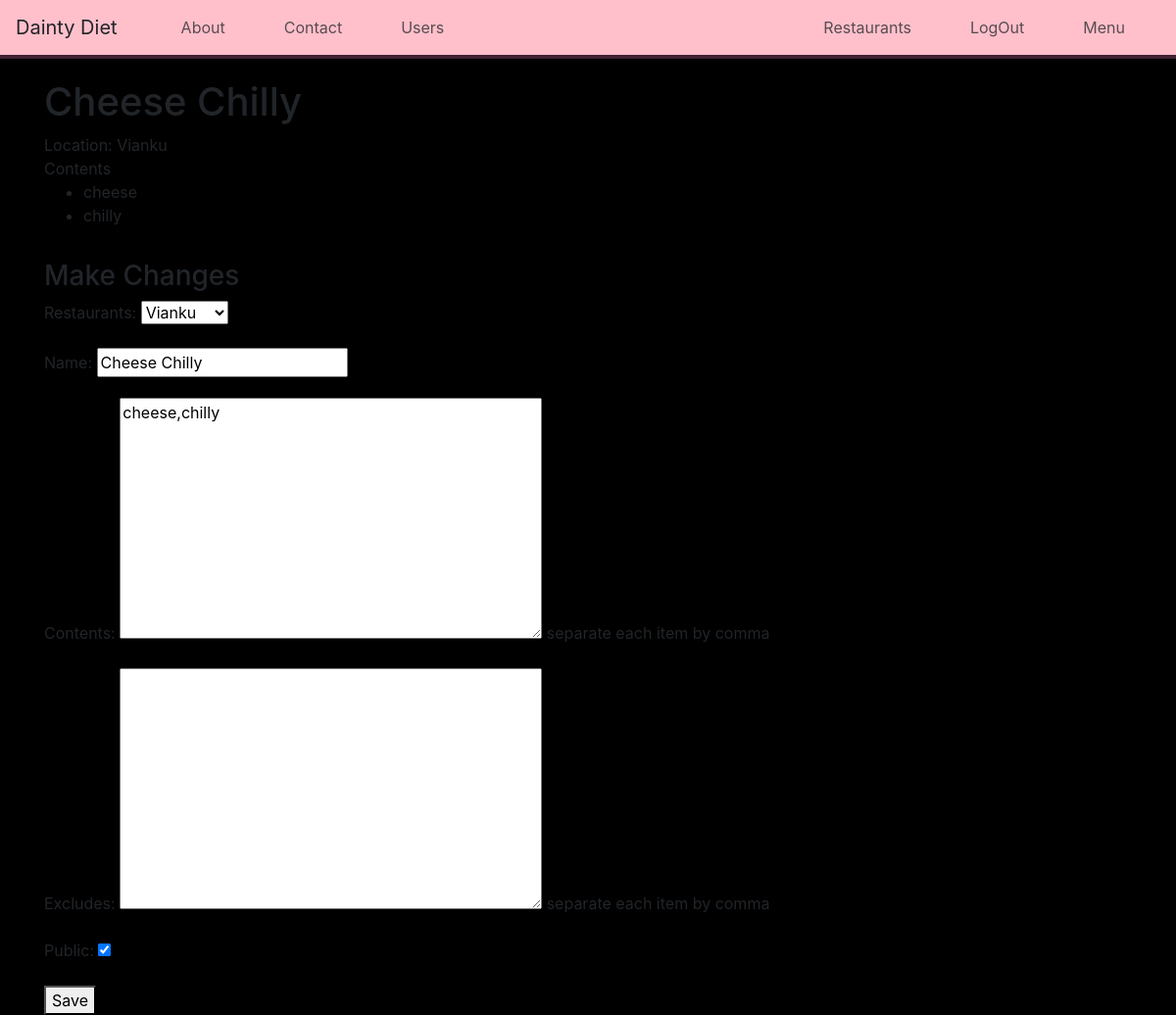
/items/13/ (signed in), run on the app's committed database.
### menus/models.py (models this page shows, shortened)
class Item(models.Model):
	user=models.ForeignKey(settings.AUTH_USER_MODEL, on_delete=models.CASCADE)
	restaurants=models.ForeignKey(RestaurantLocation, on_delete=models.CASCADE)
	name=models.CharField(max_length=120)
	contents=models.TextField(help_text='separate each item by comma')
	excludes=models.TextField(blank=True,null=True,help_text='separate each item by comma')
	public=models.BooleanField(default=True)
	timestamp=models.DateTimeField(auto_now_add=True)
	updated=models.DateTimeField(auto_now=True)
	class Meta:
		ordering=['-updated','-timestamp']
	def get_contents(self):
		return self.contents.split(',')

### restaurants/models.py (models this page shows, shortened)
class RestaurantLocation(models.Model):
	owner=models.ForeignKey(User, on_delete=models.CASCADE)
	name= models.CharField(max_length=120)
	location=models.CharField(max_length=120,null=True,blank=True)
	category=models.CharField(max_length=120,null=True,blank=True,validators=[validate_category])
	timestamp=models.DateTimeField(auto_now_add=True)
	updated=models.DateTimeField(auto_now=True)
	slug=models.SlugField(null=True,blank=True)
	def __str__(self):
		return self.name

### menus/views.py (the view, shortened to what this page needs)
# urls.py: url(r'^(?P<pk>\d+)/$',ItemUpdateView.as_view(),name='detail'),
class ItemUpdateView(LoginRequiredMixin,UpdateView):
	form_class=ItemForm
	template_name='menus/detail-update.html'
	def get_queryset(self):
		return Item.objects.filter(user=self.request.user)
	def get_context_data(self,*args,**kwargs):
		return super(ItemUpdateView,self).get_context_data(*args,**kwargs)
		context['title']='Update Item'
		return context
	def get_form_kwargs(self):
		kwargs=super(ItemUpdateView,self).get_form_kwargs()
		kwargs['user']=self.request.user
		return kwargs

### menus/forms.py
class ItemForm(forms.ModelForm):
	class Meta:
		model=Item
		fields=[
		'restaurants',
		'name',
		'contents',
		'excludes',
		'public',
		]
	def __init__(self,user=None,*args,**kwargs):
		super(ItemForm,self).__init__(*args,**kwargs)
		self.fields['restaurants'].queryset=RestaurantLocation.objects.filter(owner=user)

### menus/templates/menus/detail-update.html (shortened to what this page needs)
{% extends 'base.html' %}
{% block content %}
<h1> {{form.instance.name}}</h1>
Location: {{form.instance.restaurants.name}}<br/>
{% if form.instance.contents %}
Contents
<ul>
    {% for item in form.instance.get_contents %}
    <li>{{item}}</li>
    {%endfor%}
</ul>
{% endif %}
<hr/>
<h3> Make Changes </h3>
{% include 'snippets/form-snippet.html' with form=form %}
{% endblock %}

### templates/snippets/form-snippet.html (shortened to what this page needs)
<form method="POST">{% csrf_token %}
	{{ form.as_p }}
	<button type="submit">Save</button>
</form>

### staticfiles/index.css (style rules this page uses)
body { background-color: black; }

### data on the page
Item: instance.name "Cheese Chilly", instance.restaurants.name "Vianku", restaurants "Vianku", contents "cheese,chilly", public "☑"
RestaurantLocation: name "Cheese Chilly"

### other printed values
{{ item }} "cheese" "chilly"
